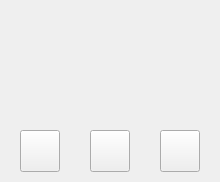
<?xml version="1.0" encoding="UTF-8"?>
<ui version="4.0">
 <class>FinishDlg</class>
 <widget class="QWidget" name="FinishDlg">
  <property name="geometry">
   <rect>
    <x>0</x>
    <y>0</y>
    <width>220</width>
    <height>182</height>
   </rect>
  </property>
  <property name="minimumSize">
   <size>
    <width>220</width>
    <height>182</height>
   </size>
  </property>
  <property name="maximumSize">
   <size>
    <width>220</width>
    <height>182</height>
   </size>
  </property>
  <property name="windowTitle">
   <string>Form</string>
  </property>
  <layout class="QHBoxLayout" name="horizontalLayout">
   <property name="spacing">
    <number>30</number>
   </property>
   <property name="leftMargin">
    <number>20</number>
   </property>
   <property name="topMargin">
    <number>130</number>
   </property>
   <property name="rightMargin">
    <number>20</number>
   </property>
   <property name="bottomMargin">
    <number>10</number>
   </property>
   <item>
    <widget class="QPushButton" name="m_pBtnHome">
     <property name="minimumSize">
      <size>
       <width>40</width>
       <height>42</height>
      </size>
     </property>
     <property name="maximumSize">
      <size>
       <width>40</width>
       <height>42</height>
      </size>
     </property>
     <property name="text">
      <string/>
     </property>
    </widget>
   </item>
   <item>
    <widget class="QPushButton" name="m_pBtnRepeat">
     <property name="minimumSize">
      <size>
       <width>40</width>
       <height>42</height>
      </size>
     </property>
     <property name="maximumSize">
      <size>
       <width>40</width>
       <height>42</height>
      </size>
     </property>
     <property name="text">
      <string/>
     </property>
    </widget>
   </item>
   <item>
    <widget class="QPushButton" name="m_pBtnNext">
     <property name="minimumSize">
      <size>
       <width>40</width>
       <height>42</height>
      </size>
     </property>
     <property name="maximumSize">
      <size>
       <width>40</width>
       <height>42</height>
      </size>
     </property>
     <property name="text">
      <string/>
     </property>
    </widget>
   </item>
  </layout>
 </widget>
 <resources/>
 <connections/>
</ui>
